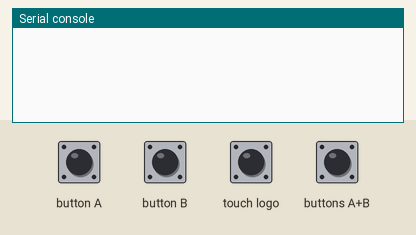
Recording of a program running on a simulated BBC micro:bit (MakeCode). Shown: the last lines printed to the serial console. Inputs (shaded band) come from the test bench. No radio messages arrive unless stated (any console line starting 'radio sent:' is added by the test bench).

Above: at 1.2 s.
1.3 s: button A pressed for 0.15 s
At 2.0 s:
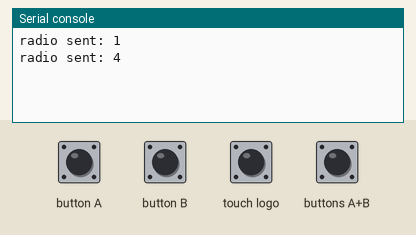
2.9 s: button B pressed for 0.15 s
At 4.2 s:
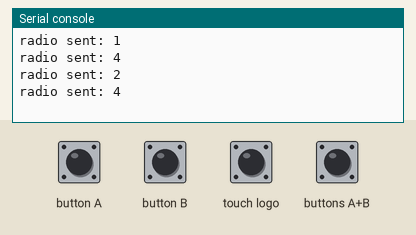
4.5 s: buttons A+B pressed for 0.15 s
At 5.7 s:
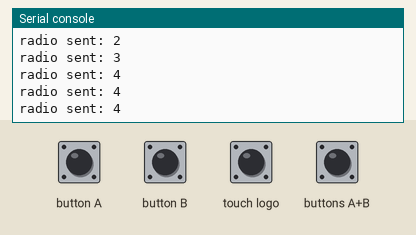
Timing chart, 0 to 7.5 s (numbered marks = the images above; inputs shaded):
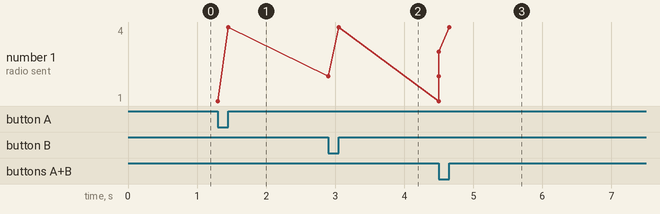

The program:

main.ts
```typescript
control.onEvent(EventBusSource.MICROBIT_ID_BUTTON_A, EventBusValue.MICROBIT_BUTTON_EVT_UP, function () {
    radio.sendNumber(4)
})
control.onEvent(EventBusSource.MICROBIT_ID_BUTTON_AB, EventBusValue.MICROBIT_BUTTON_EVT_UP, function () {
    radio.sendNumber(4)
})
control.onEvent(EventBusSource.MICROBIT_ID_BUTTON_AB, EventBusValue.MICROBIT_BUTTON_EVT_DOWN, function () {
    radio.sendNumber(3)
})
control.onEvent(EventBusSource.MICROBIT_ID_BUTTON_A, EventBusValue.MICROBIT_BUTTON_EVT_DOWN, function () {
    radio.sendNumber(1)
})
control.onEvent(EventBusSource.MICROBIT_ID_BUTTON_B, EventBusValue.MICROBIT_BUTTON_EVT_UP, function () {
    radio.sendNumber(4)
})
input.onLogoEvent(TouchButtonEvent.LongPressed, function () {
    radio.sendNumber(4)
})
control.onEvent(EventBusSource.MICROBIT_ID_BUTTON_B, EventBusValue.MICROBIT_BUTTON_EVT_DOWN, function () {
    radio.sendNumber(2)
})
radio.setGroup(210)
```

test.ts
```typescript
// les tests vont ici ; cela ne sera pas compilé si ce paquet est utilisé en tant qu'extension.
```

Measured:
- after the input at 1.3 s, the serial console: prints a new line at once (image 1)
- after the input at 2.9 s, the serial console: prints a new line at once (image 2)
- after the input at 4.5 s, the serial console: prints a new line at once (image 3)
